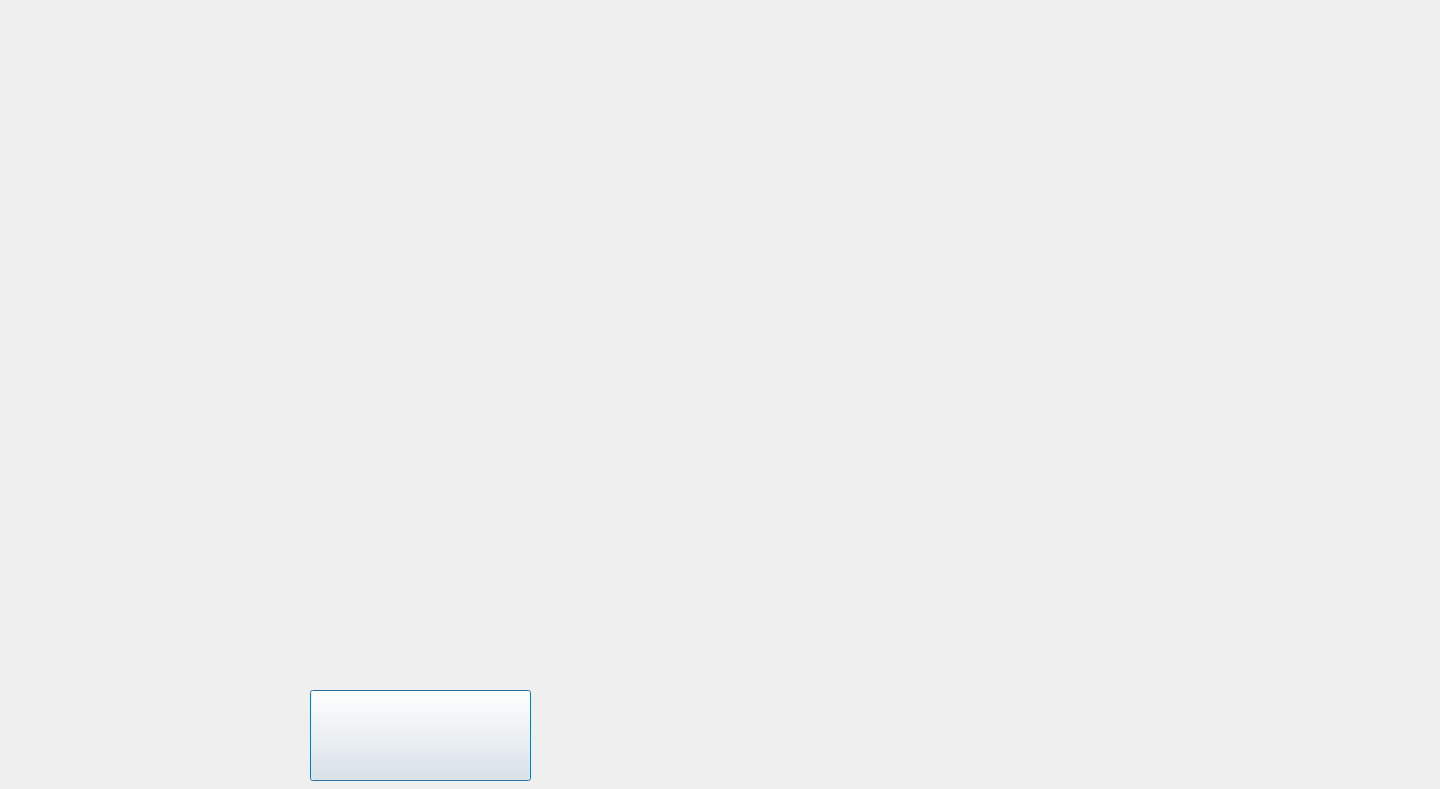
<?xml version="1.0" encoding="UTF-8"?>
<ui version="4.0">
 <class>Dialog</class>
 <widget class="QDialog" name="Dialog">
  <property name="geometry">
   <rect>
    <x>0</x>
    <y>0</y>
    <width>1440</width>
    <height>789</height>
   </rect>
  </property>
  <property name="windowTitle">
   <string>Dialog</string>
  </property>
  <property name="styleSheet">
   <string notr="true">#parentWidget { border-image: url("uis/training4bg.PNG") 0 0 0 0 stretch stretch; }</string>
  </property>
  <widget class="QPushButton" name="changepage">
   <property name="geometry">
    <rect>
     <x>310</x>
     <y>690</y>
     <width>221</width>
     <height>91</height>
    </rect>
   </property>
   <property name="minimumSize">
    <size>
     <width>221</width>
     <height>91</height>
    </size>
   </property>
   <property name="maximumSize">
    <size>
     <width>221</width>
     <height>91</height>
    </size>
   </property>
   <property name="styleSheet">
    <string notr="true">border-image: url("uis/buttonbg.png");</string>
   </property>
   <property name="text">
    <string/>
   </property>
  </widget>
 </widget>
 <resources/>
 <connections/>
</ui>
